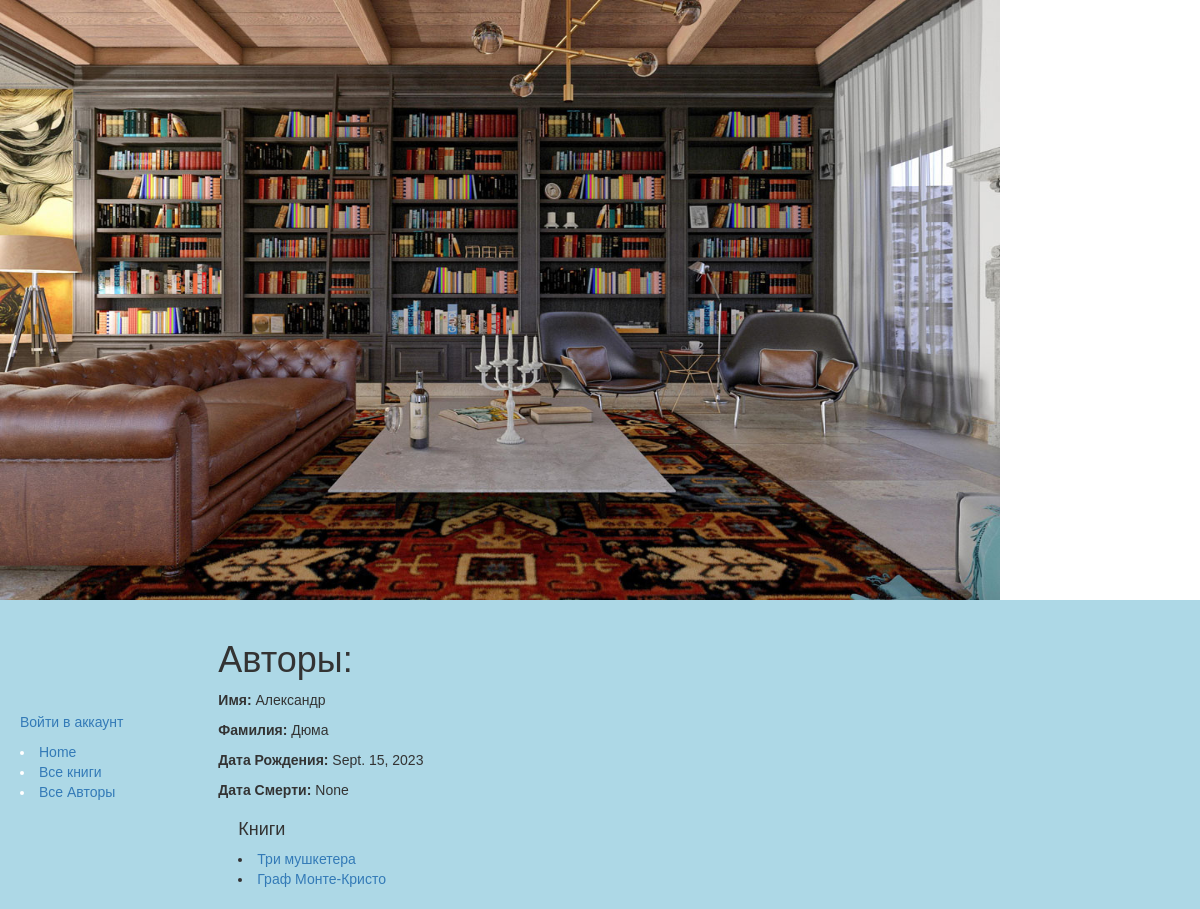
Screenshot of /catalog/author/6 with the database file from the repository.
### catalog/models.py (models this page shows, shortened)
class Author(models.Model):
        first_name = models.CharField(max_length=100)
        last_name = models.CharField(max_length=100)
        date_of_birth = models.DateField(null=True, blank=True)
        date_of_death = models.DateField('Died', null=True, blank=True)

class Book(models.Model):
    title = models.CharField(max_length=200)
    author = models.ForeignKey('Author', on_delete=models.SET_NULL, null=True)
    summary = models.TextField(max_length=1000, help_text="Enter a brief description of the book")
    isbn = models.CharField('ISBN',max_length=13, help_text='13 Character <a href="https://www.isbn-international.org/content/what-isbn">ISBN number</a>')
    genre = models.ManyToManyField(Genre, help_text="Select a genre for this book")
    language=models.ForeignKey("language", on_delete=models.SET_NULL, null=True)
    def display_genre(self): # НУЖНО ДЛЯ ОТОБРАЖЕНИЯ ПОЛЕЙ НА САЙТЕ
        """
        Creates a string for the Genre. This is required to display genre in Admin.
        """
        return ', '.join([genre.name for genre in self.genre.all()[:3]])
    display_genre.short_description = 'Genre'
    def get_absolute_url(self):
        return reverse('book-detail', args=[str(self.id)])

### catalog/views.py (the view)
# urls.py: url(r'^author/(?P<pk>\d+)$', views.AuthorDetailView.as_view(), name='author-detail'),
class AuthorDetailView(generic.DetailView):
    model = Author

### catalog/templates/catalog/author_detail.html
{% extends "base_generic.html" %}
{% block content %}
  <h1>Авторы: {{ Авторы }}</h1>
  <p><strong>Имя:</strong> {{ author.first_name }}</p>
  <p><strong>Фамилия:</strong> {{author.last_name}}</p>
  <p><strong>Дата Рождения:</strong> {{author.date_of_birth}}</p>
  <p><strong>Дата Смерти:</strong> {{author.date_of_death}}</p>
  <div style="margin-left:20px;margin-top:20px">
    <h4>Книги</h4>
    {% for book in author.book_set.all %}
     <li>
        <a href="{{ book.get_absolute_url }}">{{ book.title }}</a>
      </li>
      {% endfor %}
{% endblock %}

### catalog/static/css/styles.css (style rules this page uses)
body { font-family: ‘Arial’, sans-serif; margin: 0; }
li a { text-decoration: none; }

### rows the page displays
Author: first_name "Александр", last_name "Дюма", date_of_birth "Sept. 15, 2023", date_of_death "None"
Book: title "Три мушкетера"
Book: title "Граф Монте-Кристо"
